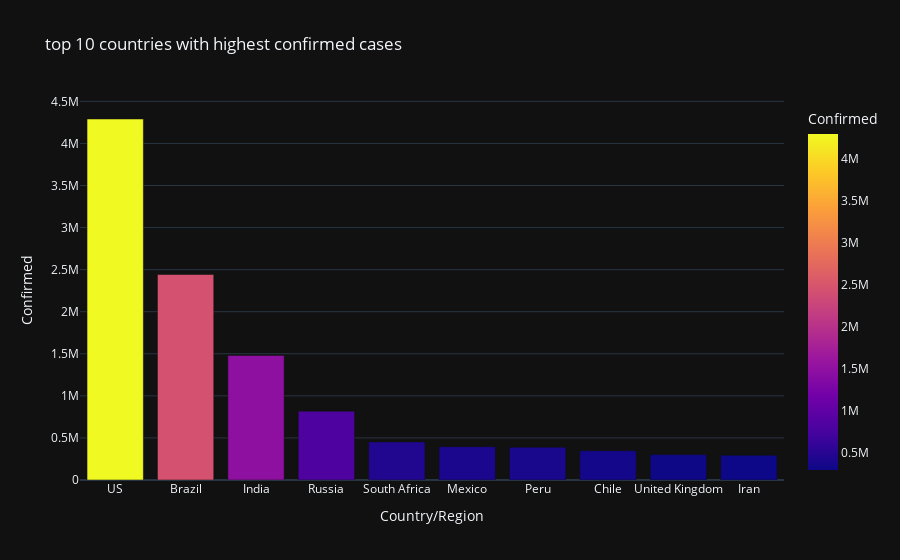

Notebook source saved alongside this figure:
### Code cell
top_10 = df.nlargest(10, 'Confirmed')
fig = px.bar(top_10, x='Country/Region', y='Confirmed', color='Confirmed',
 title='top 10 countries with highest confirmed cases', template='plotly_dark')
fig.update_traces(textposition='outside')
fig.show()

### Figure 1 — Plotly figure (JSON) as saved in the notebook; plotly's stock layout.template omitted (floating-point values rounded to 4 significant figures)
{"data": [{"hovertemplate": "Country/Region=%{x}<br>Confirmed=%{marker.color}<extra></extra>", "legendgroup": "", "marker": {"color": [4290259, 2442375, 1480073, 816680, 452529, 395489, 389717, 347923, 301708, 293606], "coloraxis": "coloraxis", "pattern": {"shape": ""}}, "name": "", "orientation": "v", "showlegend": false, "textposition": "outside", "type": "bar", "x": ["US", "Brazil", "India", "Russia", "South Africa", "Mexico", "Peru", "Chile", "United Kingdom", "Iran"], "xaxis": "x", "y": [4290259, 2442375, 1480073, 816680, 452529, 395489, 389717, 347923, 301708, 293606], "yaxis": "y"}], "layout": {"barmode": "relative", "coloraxis": {"colorbar": {"title": {"text": "Confirmed"}}, "colorscale": [[0, "#0d0887"], [0.1111, "#46039f"], [0.2222, "#7201a8"], [0.3333, "#9c179e"], [0.4444, "#bd3786"], [0.5556, "#d8576b"], [0.6667, "#ed7953"], [0.7778, "#fb9f3a"], [0.8889, "#fdca26"], [1, "#f0f921"]]}, "legend": {"tracegroupgap": 0}, "title": {"text": "top 10 countries with highest confirmed cases"}, "xaxis": {"anchor": "y", "domain": [0, 1], "title": {"text": "Country/Region"}}, "yaxis": {"anchor": "x", "domain": [0, 1], "title": {"text": "Confirmed"}}}}
